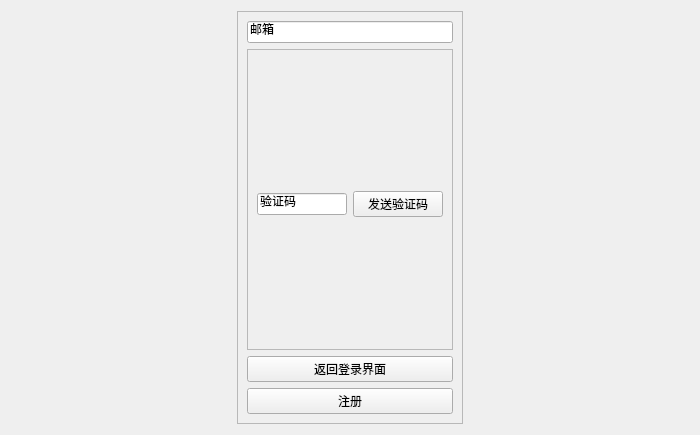
<?xml version="1.0" encoding="UTF-8"?>
<ui version="4.0">
 <class>RegisterWindow</class>
 <widget class="QWidget" name="RegisterWindow">
  <property name="geometry">
   <rect>
    <x>0</x>
    <y>0</y>
    <width>700</width>
    <height>435</height>
   </rect>
  </property>
  <property name="windowTitle">
   <string>Form</string>
  </property>
  <layout class="QHBoxLayout" name="horizontalLayout_2" stretch="1,1,1">
   <item>
    <spacer name="horizontalSpacer">
     <property name="orientation">
      <enum>Qt::Horizontal</enum>
     </property>
     <property name="sizeHint" stdset="0">
      <size>
       <width>40</width>
       <height>20</height>
      </size>
     </property>
    </spacer>
   </item>
   <item>
    <widget class="QFrame" name="frame">
     <property name="frameShape">
      <enum>QFrame::StyledPanel</enum>
     </property>
     <property name="frameShadow">
      <enum>QFrame::Raised</enum>
     </property>
     <layout class="QVBoxLayout" name="verticalLayout" stretch="1,1,0,1">
      <item>
       <widget class="QLineEdit" name="lineEdit_2">
        <property name="text">
         <string>邮箱</string>
        </property>
       </widget>
      </item>
      <item>
       <widget class="QFrame" name="frame_2">
        <property name="frameShape">
         <enum>QFrame::StyledPanel</enum>
        </property>
        <property name="frameShadow">
         <enum>QFrame::Raised</enum>
        </property>
        <layout class="QHBoxLayout" name="horizontalLayout" stretch="1,1">
         <property name="topMargin">
          <number>19</number>
         </property>
         <item>
          <widget class="QLineEdit" name="lineEdit">
           <property name="text">
            <string>验证码</string>
           </property>
          </widget>
         </item>
         <item>
          <widget class="QPushButton" name="pushButton_2">
           <property name="text">
            <string>发送验证码</string>
           </property>
          </widget>
         </item>
        </layout>
       </widget>
      </item>
      <item>
       <widget class="QPushButton" name="pushButton_3">
        <property name="text">
         <string>返回登录界面</string>
        </property>
       </widget>
      </item>
      <item>
       <widget class="QPushButton" name="pushButton">
        <property name="text">
         <string>注册</string>
        </property>
       </widget>
      </item>
     </layout>
    </widget>
   </item>
   <item>
    <spacer name="horizontalSpacer_2">
     <property name="orientation">
      <enum>Qt::Horizontal</enum>
     </property>
     <property name="sizeHint" stdset="0">
      <size>
       <width>40</width>
       <height>20</height>
      </size>
     </property>
    </spacer>
   </item>
  </layout>
 </widget>
 <resources/>
 <connections/>
</ui>
